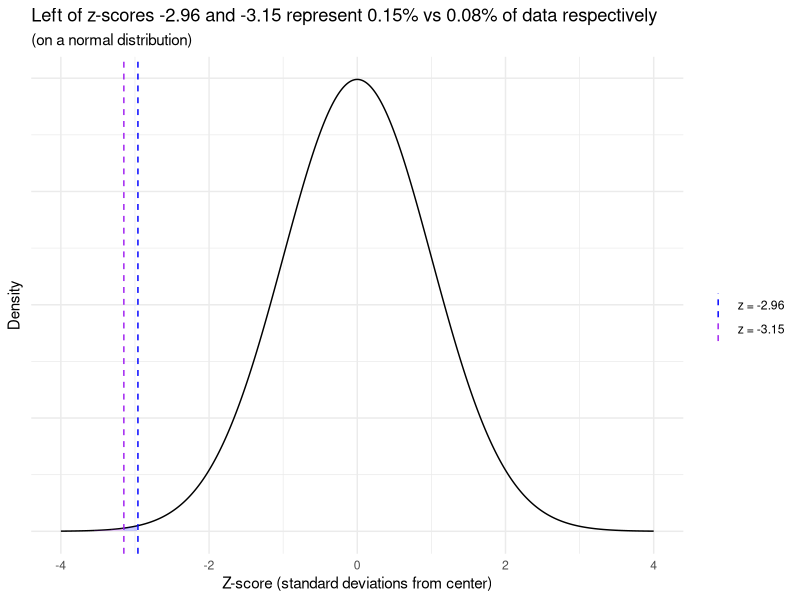
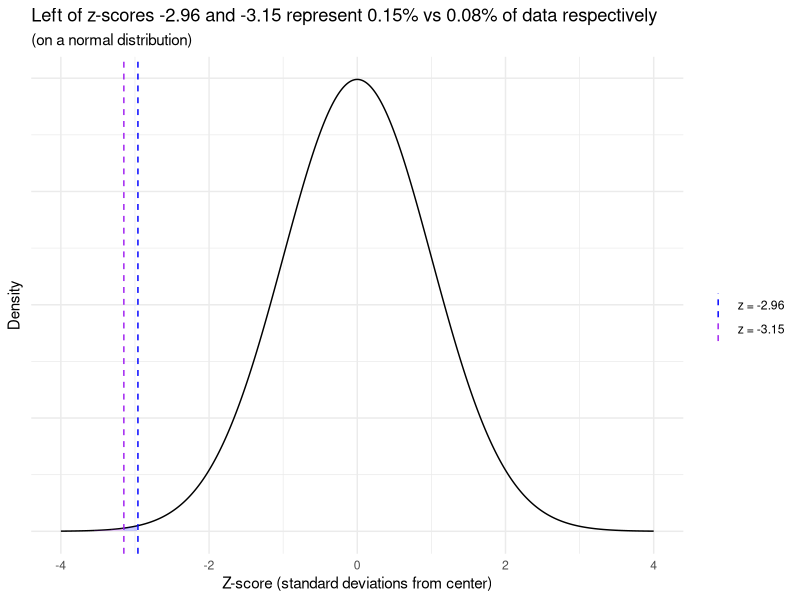

R code for these plots, in order:
## ---- chunk 1
library(ggplot2)

# Values for the vertical lines
z_values <- c(qnorm( (31 / 1.91) / 20000), qnorm(31 / 20000)) |> round(2)

# Create a sequence of x-values (z-values) for the normal distribution
x_values <- seq(-4, 4, length.out = 1000)

# Calculate the density of the normal distribution for these x-values
y_values <- dnorm(x_values)

# Create a data frame for plotting
data <- data.frame(x_values, y_values)

# Plot the normal distribution
p <- ggplot(data, aes(x = x_values, y = y_values)) +
  geom_line() + # Add the normal distribution curve
  geom_vline(aes(xintercept = z_values[1], color = paste("z =", z_values[1])), linetype = "dashed") + # Add the first vertical line
  geom_vline(aes(xintercept = z_values[2], color = paste("z =", z_values[2])), linetype = "dashed") + # Add the second vertical line
  scale_color_manual(
    name = "",
    values = c("blue", "purple"),
    labels = paste("z =", rev(z_values))
  ) +
  geom_ribbon(data = data[data$x_values <= z_values[1], ], aes(ymax = y_values), ymin = 0, fill = "purple", alpha = 0.2) + # Fill area to the left of the first line
  geom_ribbon(data = data[data$x_values > z_values[1] & data$x_values <= z_values[2], ], aes(ymax = y_values), ymin = 0, fill = "blue", alpha = 0.2) + # Fill area between the lines
  theme_minimal() +
  theme(axis.text.y = element_blank()) +
  labs(title = "Left of z-scores -2.96 and -3.15 represent 0.15% vs 0.08% of data respectively",
       subtitle = "(on a normal distribution)",
       x = "Z-score (standard deviations from center)",
       y = "Density")

ggsave("images/normal-dist.png", plot = p, width = 7, height = 5)

# Display the plot
print(p)
## ---- chunk 2
# This is R code for the same types of calculations Taleb had previously done in Mathematica
c(qnorm( (31 * 5) / 20000), qnorm( (31 * 5 / 1.91) / 20000)) |> round(2)
## ---- chunk 3
c(qnorm( (31 * 5 * 5) / 20000), qnorm( (31 * 5 * 5 / 1.91) / 20000)) |> round(2)
